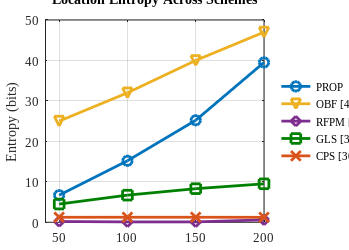

Write the MATLAB code that produced this figure.
% Data
no_of_vehicle = [50, 100, 150, 200];
PROP = [6.69, 15.20, 25.21, 39.51];
OBF  = [25, 32, 40, 47];
RFPM = [0.1898, 0.0837, 0.0831, 0.5964];
GLS  = [4.5, 6.7, 8.3, 9.5];
CPS  = [1.23, 1.24, 1.24, 1.22];

% Create IEEE-style figure
figure('Units', 'inches', 'Position', [1 1 3.5 2.5]);

% Plot each scheme with distinct color and marker
plot(no_of_vehicle, PROP, '-o', 'Color', [0 0.45 0.74], 'LineWidth', 2, 'MarkerSize', 7); hold on;  % Blue circle
plot(no_of_vehicle, OBF,  '-v', 'Color', [0.93 0.69 0.13], 'LineWidth', 2, 'MarkerSize', 7);        % Yellow triangle
plot(no_of_vehicle, RFPM, '-d', 'Color', [0.49 0.18 0.56], 'LineWidth', 2, 'MarkerSize', 7);        % Purple diamond
plot(no_of_vehicle, GLS,  '-s', 'Color', [0.00 0.50 0.00], 'LineWidth', 2, 'MarkerSize', 7);        % Green square
plot(no_of_vehicle, CPS,  '-x', 'Color', [0.85 0.33 0.10], 'LineWidth', 2, 'MarkerSize', 7);        % Orange cross

% Axis labels and title
xlabel('Number of Vehicles', 'FontName', 'Times New Roman', 'FontSize', 9);
ylabel('Entropy (bits)', 'FontName', 'Times New Roman', 'FontSize', 9);
title('Location Entropy Across Schemes', 'FontName', 'Times New Roman', 'FontSize', 10);

% Font settings
set(gca, 'FontName', 'Times New Roman', 'FontSize', 9);
xticks(no_of_vehicle);
yticks(0:10:50);
grid on;

% Legend with acronyms and reference numbers, styled vertically
legend({'PROP', 'OBF [47]', 'RFPM [48]', 'GLS [33]', 'CPS [30]'}, ...
       'Location', 'eastoutside', ...        % places legend to the right of the plot
       'Orientation', 'vertical', ...        % stacks entries vertically
       'FontName', 'Times New Roman', 'FontSize', 8, 'Box', 'off');

% Adjust layout to leave space for vertical legend
set(gca, 'Position', [0.1 0.15 0.65 0.75]);  % shrinks plot area to make room

% Adjust layout to prevent clipping
set(gca, 'LooseInset', max(get(gca,'TightInset'), 0.02));
set(gcf, 'PaperPositionMode', 'auto');
set(gcf, 'Renderer', 'painters');  % Ensures vector rendering

% Export clean vector PDF with embedded fonts
exportgraphics(gcf, 'entropy_plot.pdf', ...
    'ContentType', 'vector', ...
    'BackgroundColor', 'none');

